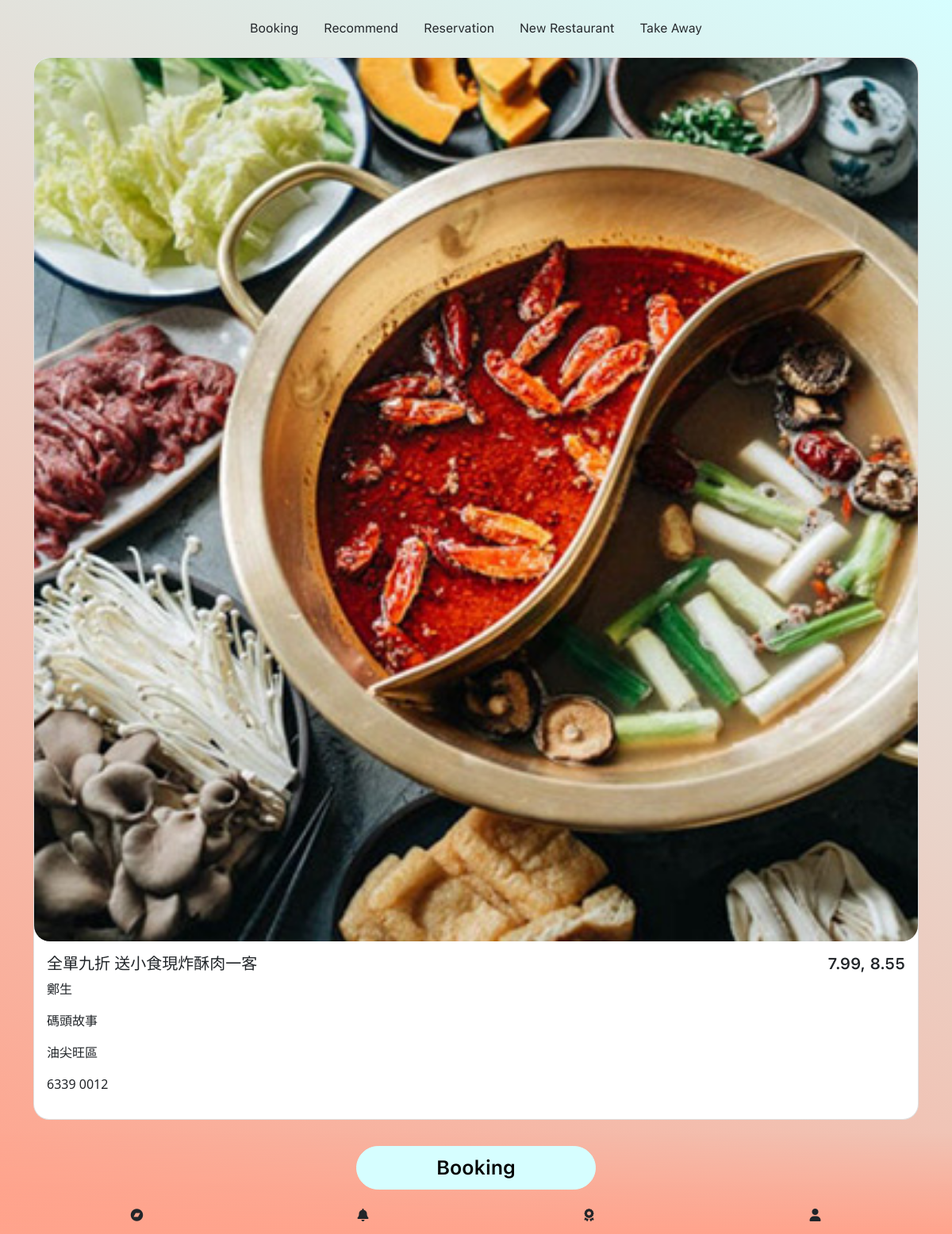
/Product?restaurant_id=11, run on an earlier commit of the app's database.
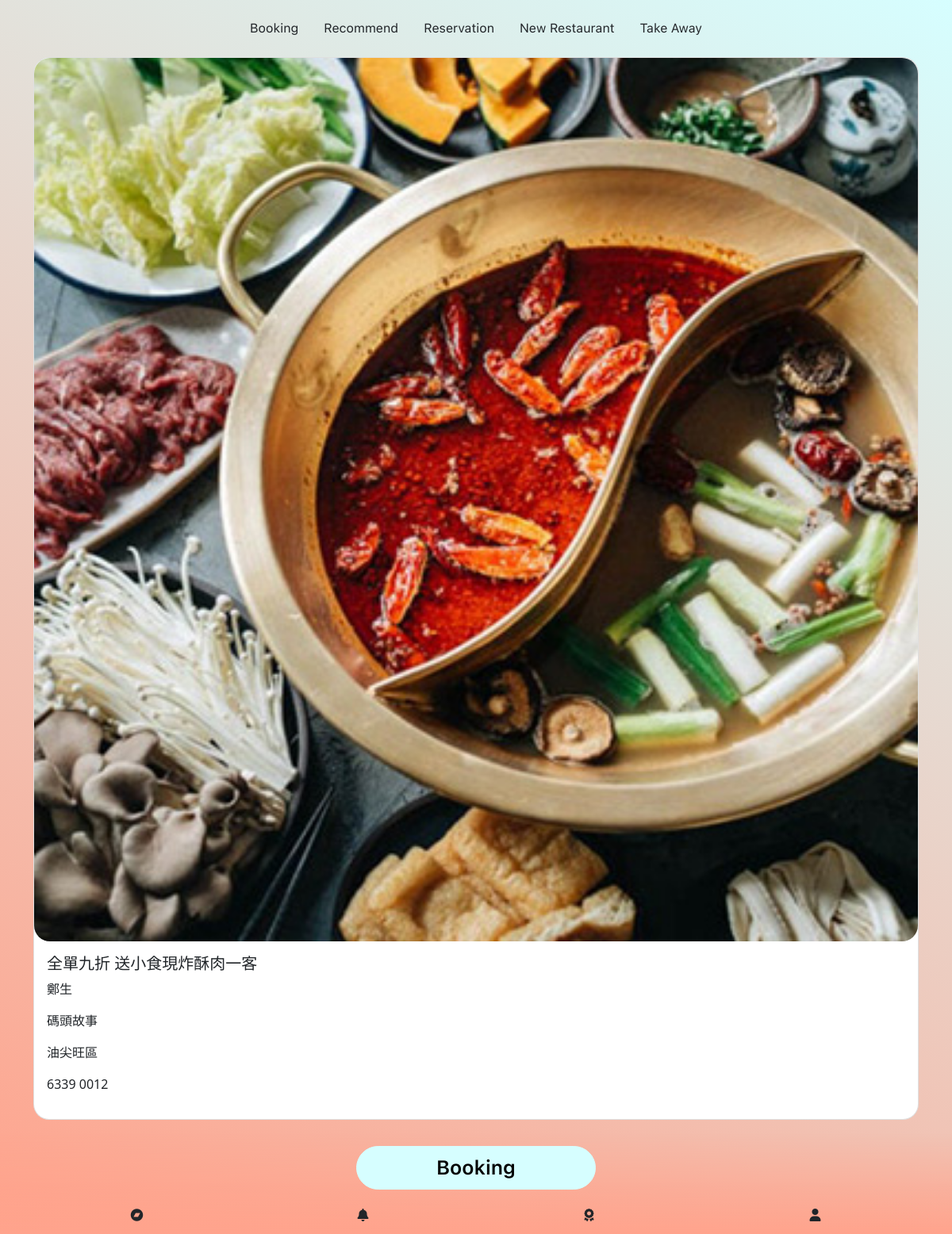
And on a later commit of the database.
### tables this page shows
CREATE TABLE `product` (
  `id` int(11) NOT NULL,
  `restaurant_id` int(11) NOT NULL,
  `p_name` varchar(100) NOT NULL,
  `code` varchar(10) NOT NULL,
  `time` varchar(100) NOT NULL,
  `discount` int(11) NOT NULL,
  `price` varchar(100) NOT NULL,
  `description` varchar(5000) NOT NULL,
  `image` varchar(200) NOT NULL,
  `status` int(11) NOT NULL DEFAULT 1,
  `updated_at` timestamp NOT NULL DEFAULT current_timestamp() ON UPDATE current_timestamp()
);

CREATE TABLE `restaurant` (
  `id` int(11) NOT NULL,
  `name` varchar(100) NOT NULL,
  `brand` varchar(150) NOT NULL,
  `number` varchar(150) NOT NULL,
  `address` varchar(500) NOT NULL,
  `image` varchar(250) NOT NULL,
  `status` int(11) NOT NULL DEFAULT 1,
  `updated_at` timestamp NOT NULL DEFAULT current_timestamp() ON UPDATE current_timestamp()
);

### admin/includes/dbController.php (called while the page is built, shortened)
<?php
class DBController {
    private $host = "localhost";
    private $user = "root";
    private $password = "";
    private $database = "restaurents";
    private $conn;
    function __construct() {
        $this->conn = $this->connectDB();
    }
    function connectDB() {
        $conn = mysqli_connect($this->host,$this->user,$this->password,$this->database);
        return $conn;
    }
    function runQuery($query) {
        $result = mysqli_query($this->conn,$query);
        while($row=mysqli_fetch_assoc($result)) {
            $resultset[] = $row;
        }
        if(!empty($resultset))
            return $resultset;
    }
    function numRows($query) {
        $result  = mysqli_query($this->conn,$query);
        $rowcount = mysqli_num_rows($result);
        return $rowcount;
    }
}

### includes/db-configure.php (called while the page is built)
<?php
require_once("admin/includes/dbController.php");
$db_handle = new DBController();
require_once("admin/includes/send_report.php");

### admin/includes/send_report.php (called while the page is built, shortened)
<?php
$daily_report = $db_handle->runQuery("SELECT * FROM `daily_report` order by id desc");
$monthly_report = $db_handle->runQuery("SELECT * FROM `monthly_report` order by id desc");

### product.php (the view, shortened to what the changed rows need)
<?php
require_once('includes/db-configure.php');
?>
<!doctype html>
<html lang="en">
<head>
    <link href="assets/vendors/bootstrap/css/bootstrap.min.css" rel="stylesheet"/>
    <link rel="stylesheet" href="assets/vendors/font-awesome/css/all.min.css"/>
    <link rel='stylesheet' href='assets/vendors/swiper/css/swiper.min.css'>
    <link rel='stylesheet' href='assets/css/style.css'>
</head>
<body>
<section class="container mt-3 mb-5 pb-5">
    <?php
    if (isset($_GET['restaurant_id'])) {
        $product_data = $db_handle->runQuery("SELECT * FROM restaurant, product where product.restaurant_id=restaurant.id and product.restaurant_id={$_GET['restaurant_id']} order by product.id desc");
        $row_count = $db_handle->numRows("SELECT * FROM product, restaurant where product.restaurant_id=restaurant.id and product.restaurant_id={$_GET['restaurant_id']} order by product.id desc");
        for ($i = 0; $i < $row_count; $i++) {
            ?>
            <div class="row mt-3 <?php if ($i + 1 == $row_count) {
                echo 'mb-5';
            } ?>">
                <div class="col-12">
                    <div class="card">
                        <a href="Product-Details?product_id=<?php echo $product_data[$i]["id"]; ?>" class="product-link">
                            <img src="<?php echo $product_data[$i]["image"]; ?>" class="card-img-top card-product-image"
                                 alt="...">
                        </a>
                        <div class="card-body">
                            <div class="row">
                                <div class="col-6">
                                    <h5 class="card-title"><?php echo $product_data[$i]["p_name"]; ?></h5>
                                    <p><?php echo $product_data[$i]["name"]; ?></p>
                                    <p><?php echo $product_data[$i]["brand"]; ?></p>
                                    <p><?php echo $product_data[$i]["address"]; ?></p>
                                    <p><?php echo $product_data[$i]["number"]; ?></p>
                                </div>
                                <div class="col-6 text-end">
                                    <h5 class="card-title"><?php echo $product_data[$i]["price"]; ?></h5>
                                </div>
                            </div>
                        </div>
                    </div>
                </div>
            </div>
        <?php }
    } ?>
</section>
</body>
</html>

What changed in the data, as far as the page shows it:
changed product "全單九折 送小食現炸酥肉一客": price "7.99, 8.55" → (not shown)
